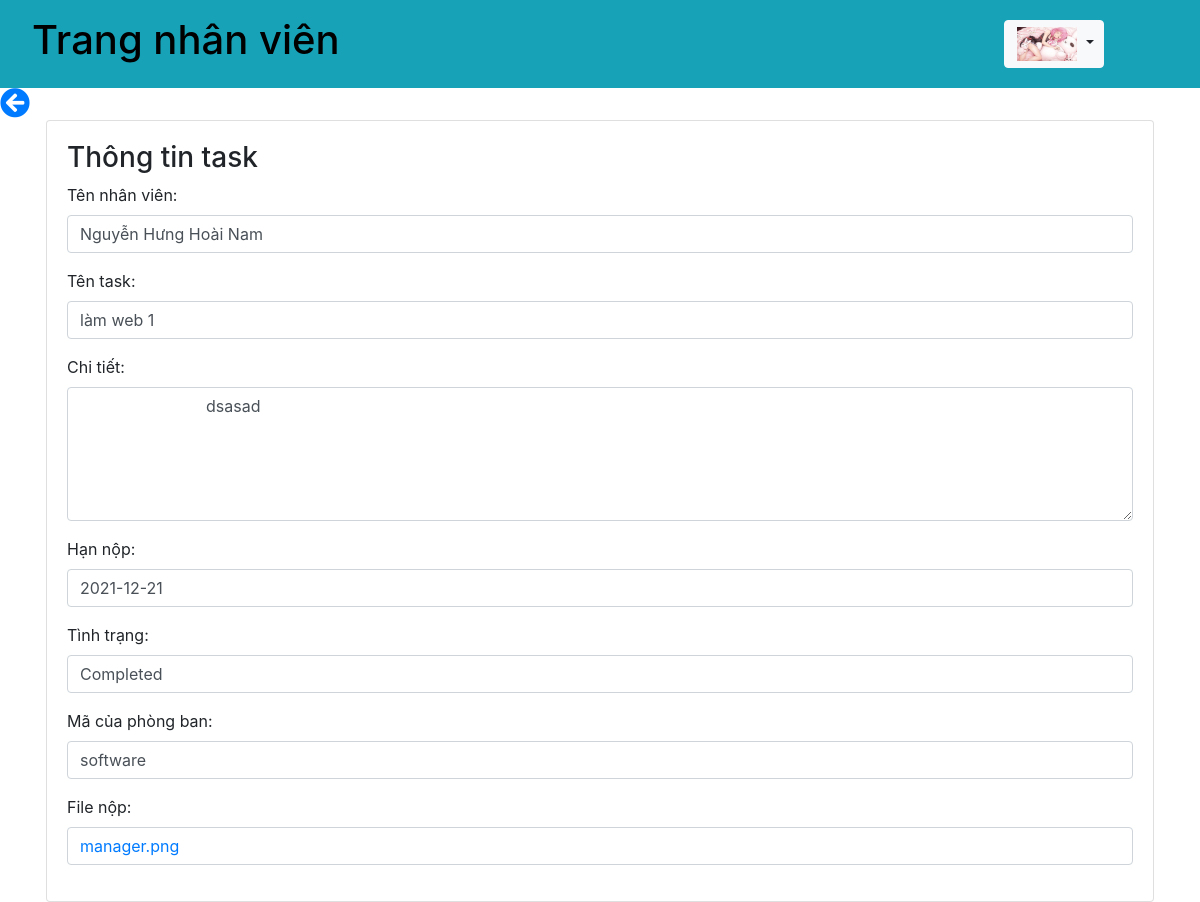
The page /chiTietTask.php?tenTask=làm web 1 (signed in) on the database as committed earlier.
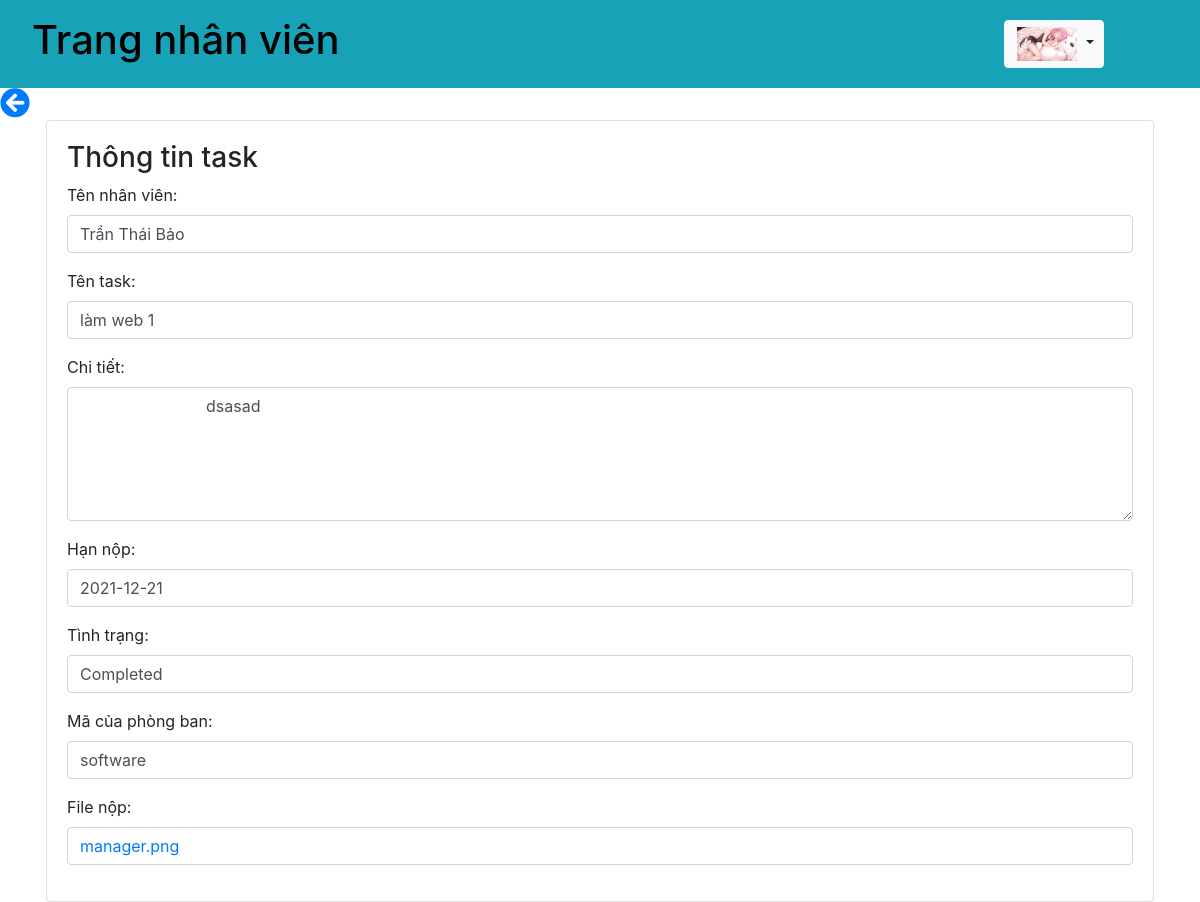
The same page on the database as committed later.
### tables this page shows
CREATE TABLE `task` (
  `id` int(11) NOT NULL,
  `tenTask` varchar(100) NOT NULL,
  `descTask` varchar(100) NOT NULL,
  `nhanvien` varchar(100) NOT NULL,
  `maPB` varchar(50) NOT NULL,
  `deadline` date NOT NULL,
  `fileTask` varchar(100) NOT NULL,
  `status` varchar(100) NOT NULL,
  `quality` varchar(100) NOT NULL
);

### db.php (called while the page is built, shortened)
<?php
    function open_database(){
        $conn = mysqli_connect(host, username, password, db);
        return $conn;
    }
    function get_info_nhanvien($username){
        $conn = open_database();
        $sql = "SELECT * FROM nhanvien WHERE username = ?";
        $stmt = $conn->prepare($sql);
        $stmt->bind_param("s", $username);
        if(!$stmt->execute()){
            return array('code' => 1, 'message' =>'Cannot execute query');
        }
        $result = $stmt->get_result();
        $data = $result->fetch_assoc();
        return array('code' => 0, 'message' =>'', 'data' => $data);
    }
    function check_truong_phong($name, $maPB){
        $conn = open_database();
        $chucvu = "trưởng phòng";
        $sql = "select * from nhanvien where name = ? and maPB = ? and chucvu = ?";
        $stmt = $conn->prepare($sql);
        $stmt->bind_param('sss', $name, $maPB, $chucvu);
        if(!$stmt->execute()){
            return array('code'=>1, 'message'=>'cannot execute command');
        }
        $result = $stmt->get_result();
        if($result->num_rows == 0){
            return false;
        }
        return true;
    }
    function get_task_by_name($nameTask){
        $conn = open_database();
        $sql = "select * from task where tenTask = ?";
        $stmt = $conn->prepare($sql);
        $stmt->bind_param('s', $nameTask);
        if(!$stmt->execute()){
            return array('code'=>1, 'message'=>'cannot execute message');
        }
        $result = $stmt->get_result();
        $data = $result->fetch_assoc();
        return array('code' => 0, 'message' =>'', 'data' => $data);
    }
?>

### chiTietTask.php (the view, shortened to what this page needs)
<?php
require_once('db.php');
?>
<!DOCTYPE html>
<html lang="en">
<head>
    <link rel="stylesheet" href="https://maxcdn.bootstrapcdn.com/bootstrap/4.5.2/css/bootstrap.min.css">
    <link rel="stylesheet" href="https://use.fontawesome.com/releases/v5.15.4/css/all.css">
</head>
<body>
<?php
$username = $_SESSION["username"];
$result = get_info_nhanvien($username);
if($result['code'] == 0){
    $data = $result['data'];
}
?>
<nav class="navbar navbar-expand-sm bg-info justify-content-between">
    <div class="nav-item">
        <a href="index.php" style="text-decoration: none; color: black;"><h1 class="nav-link">Trang nhân viên</h1></a>
    </div>
    <div class="nav-item">
        <div class="dropdown">
            <button type="button" class="btn btn-light dropdown-toggle" data-toggle="dropdown">
                <img src="<?= $data['image'] ?>" style="max-width: 60px" />
            </button>
        </div>
    </div>
</nav>
<?php
$tenTask = $_GET['tenTask'];
$result1 = get_task_by_name($tenTask);
if($result1['code'] == 0){
    $data1 = $result1['data'];
}else{
    $error = $result1['message'];
}
?>
<?php
if(check_truong_phong($data['name'], $data['maPB']) == true){
    ?>
        <a style="text-decoreation: none;" href="api/quanlyTask.php"><i class="fas fa-arrow-circle-left"></i></a>
    <?php
}else{
    ?>
        <a style="text-decoreation: none;" href="index.php"><i class="fas fa-arrow-circle-left"></i></a>
    <?php
}
?>
<div class="container">
    <div class="d-flex justify-content-center">
        <div class="card">
            <div class="card-body">
                    <h3>Thông tin task</h3>
                    <div class="form-group">
                        <label>Tên nhân viên:</label>
                        <div class="form-control"><?=$data1['nhanvien']?></div>
                    </div>
                    <div class="form-group">
                        <label>Tên task:</label>
                        <div class="form-control"><?=$data1['tenTask']?></div>
                    </div>
                    <div class="form-group">
                        <label>Chi tiết:</label>
                        <textarea class="form-control" rows="5" cols="100">
                            <?=$data1['descTask']?>
                        </textarea>
                    </div>
                    <div class="form-group">
                        <label>Hạn nộp:</label>
                        <div class="form-control"><?=$data1['deadline']?></div>
                    </div>
                    <div class="form-group">
                        <label>Tình trạng:</label>
                        <div class="form-control"><?=$data1['status']?></div>
                    </div>
                    <div class="form-group">
                        <label>Mã của phòng ban:</label>
                        <div class="form-control"><?=$data1['maPB']?></div>
                    </div>
                    <div class="form-group">
                        <label>File nộp:</label>
                        <div class="form-control">
                            <?php
                                echo "<a href='".$data1['fileTask']."'>".str_replace('uploadTask/', '', $data1['fileTask'])."</a>";
                            ?>
                        </div>
                    </div>
            </div>
        </div>
    </div>
</div>
</body>
</html>

Rows that differ between the two databases and show on the page:
changed task "làm web 1": nhanvien "Nguyễn Hưng Hoài Nam" → "Trần Thái Bảo"
